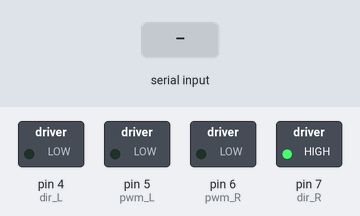
The sketch below on a simulated Arduino Uno, built with avr-gcc and run on an emulated ATmega328P. On the bench: switched loads named in the sketch (green lamp = pin HIGH). Inputs (shaded band) come from the test bench.

Above: at 1.2 s.
1.3 s: "1" received over Serial
At 2.7 s:
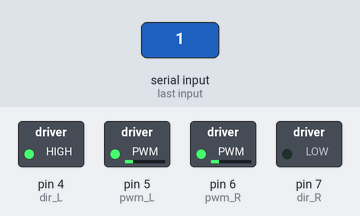
At 6.9 s:
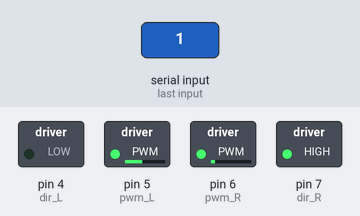
Timing chart, 0 to 11.8 s (numbered marks = the images above; inputs shaded):
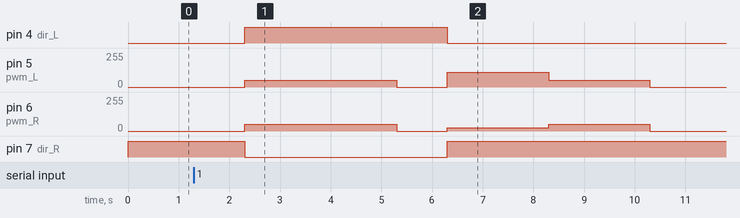

Measured:
- after the input at 1.3 s, pin 4 (dir_L): LOW → HIGH after 1.0 s, → LOW 4.0 s later; pin 5 (pwm_L): 0/255 → 50/255 after 1.0 s, → 0/255 3.0 s later, → 110/255 1.0 s later, → 50/255 2.0 s later, … (5 changes in this stretch)

The sketch:

Montor_Control_Demo.ino
```cpp
/*
Motor Control Demo Sketch
MTE380 Project - Group 4
Author: Taylor Robertson
*/

// Motor Output Pins
#define dir_L 4
#define pwm_L 5
#define pwm_R 6
#define dir_R 7

// Motor Directions
#define fwd_R HIGH
#define rev_R LOW
#define fwd_L LOW
#define rev_L HIGH

// Motor Speed
int speed = 50;

int signalFromSerial;

void setup() {

  // PIN CONFIG
  pinMode(dir_R,OUTPUT);
  pinMode(dir_L,OUTPUT);
  pinMode(pwm_R,OUTPUT);
  pinMode(pwm_L,OUTPUT);

  //TODO check baud rate
  Serial.begin(9600); //opens serial port & sets data rate

  // Start driving forward
  digitalWrite(dir_R, fwd_R);
  digitalWrite(dir_L, fwd_L);

  serialFlush();
}

void loop() {
   // Check for signal from pi
   // For demo will follow a series of movements after detecting wall
  if(Serial.available()){
    signalFromSerial = Serial.read();
    if(signalFromSerial == '1'){
      seeWall();
    }
    else if(signalFromSerial == '2'){
      stop();
    }
    else if(signalFromSerial == '3'){
      analogWrite(pwm_R, speed);
      analogWrite(pwm_L, speed);
    }
  }
}

void serialFlush(){
  while(Serial.available() > 0) {
    char t = Serial.read();
  }
}

void seeWall(){
  analogWrite(pwm_R, speed);
  analogWrite(pwm_L, speed);

  // Stop
  stop();
  delay(1000);

  // Reverse from wall
  digitalWrite(dir_R, rev_R);
  digitalWrite(dir_L, rev_L);
  analogWrite(pwm_R, speed);
  analogWrite(pwm_L, speed);
  delay(3000);

  // Stop
  stop();
  delay(1000);

  //Turn to right
  digitalWrite(dir_R, fwd_R);
  digitalWrite(dir_L, fwd_L);
  speed = 25;
  analogWrite(pwm_R, speed);
  speed = 110;
  analogWrite(pwm_L, speed);
  delay(2000);

  //Start driving straight again
  speed = 50;
  analogWrite(pwm_R, speed);
  analogWrite(pwm_L, speed);
  delay(2000);
  stop();
  // Wait forever - end of demo
  while(true){};
}

void stop(){
  analogWrite(pwm_R, 0);
  analogWrite(pwm_L, 0);
}
```
